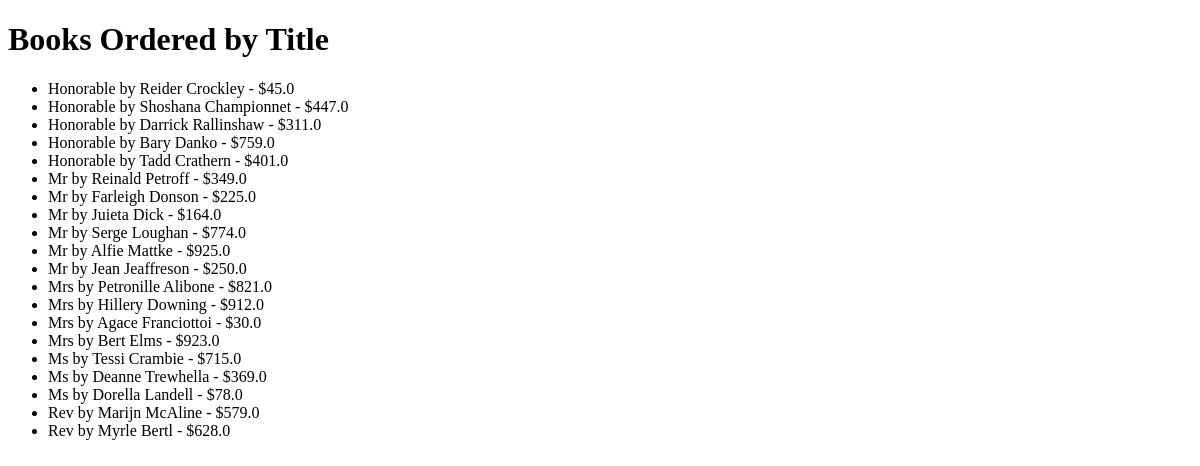
The app's page /books/lab8/task4, older data.
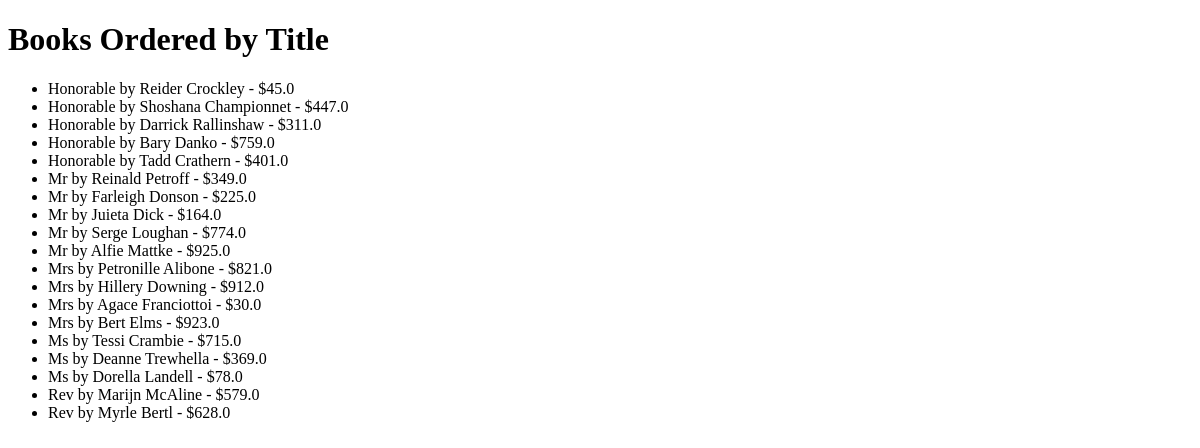
The same page, newer data.
### apps/bookmodule/models.py (models this page shows)
class Book(models.Model):
    title = models.CharField(max_length = 50)
    author = models.CharField(max_length = 50)
    price = models.FloatField(default = 0.0)
    edition = models.SmallIntegerField(default = 1)

### apps/bookmodule/views.py (the view)
# urls.py: path('lab8/task4', views.task4, name='task4'),
def task4(request):
    books = Book.objects.order_by('title')
    return render(request, 'bookmodule/task4.html', {'books': books})

### apps/templates/bookmodule/task4.html (shortened to what this page needs)
<!DOCTYPE html>
<html>
<head>
</head>
<body>
    <h1>Books Ordered by Title</h1>
    {% if books %}
        <ul>
            {% for book in books %}
                <li>
                    {{ book.title }} by {{ book.author }} - ${{ book.price }}
                </li>
            {% endfor %}
        </ul>
    {% else %}
        <p>No books available.</p>
    {% endif %}
</body>
</html>

Row changes from the older to the newer data that the page shows:
removed Book: title "Mr", author "Jean Jeaffreson", price "250.0"
